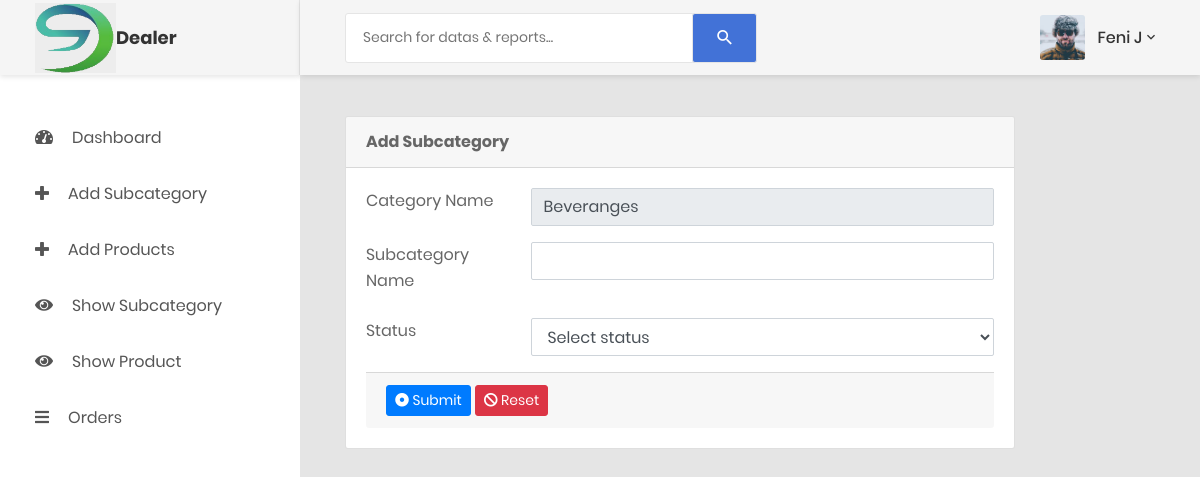
The page /ADMINDEALERSIDE/add_subcategory.php (signed in) on the database its author committed.
### tables this page shows
CREATE TABLE `tbl_dealer` (
  `DEALER_ID` int(11) NOT NULL,
  `DEALER_NAME` varchar(255) DEFAULT NULL,
  `DEALER_EMAIL` varchar(255) DEFAULT NULL,
  `DEALER_PASSWORD` varchar(255) DEFAULT NULL,
  `DEALER_CATEGORY` varchar(30) DEFAULT NULL,
  `DEALER_OTP` int(11) DEFAULT NULL,
  `DEALER_STATUS` char(1) DEFAULT NULL,
  `DEALER_PROFILE` varchar(255) NOT NULL
);

### ADMINDEALERSIDE/add_subcategory.php (the view, shortened to what this page needs)
<?php
include('includes/config.php');
if(strlen($_SESSION['alogin'])==0)
	{
header('location:login.php');
}
else{
?>
<!DOCTYPE html>
<html>
    <head>
    <?php include_once './includes/links.php'; ?>
    </head>
    <body><?php
        include_once './includes/header.php';
        include_once './includes/sidebar.php';
        ?>
        <div class="main-content">
                <div class="section__content section__content--p30">
                    <div class="container-fluid">
                        <div class="row">
                            <div class="col-lg-10">
                                <div class="card">
                                    <div class="card-header">
                                        <strong>Add Subcategory</strong>
                                    </div>
                                    <div class="card-body card-block">
                                        <form method="post"  class="form-horizontal">
                                        <div class="row form-group">
                                                <div class="col col-md-3">
                                                    <label for="text-input" class=" form-control-label">Category Name</label>
                                                </div>
                                                <div class="col-12 col-md-9">
                                                    <?php $u=$_SESSION['alogin']; $query=mysqli_query($con,"select * from tbl_dealer where DEALER_EMAIL='$u'");
                                                    while($row=mysqli_fetch_array($query))
                                                    {?>
                                                        <input type="text" value="<?php echo htmlentities($row['DEALER_CATEGORY']);?>" name="category" class="form-control" readonly="true">
                                                    <?php } ?>
                                                </div>
                                        </div>
                                        <div class="row form-group">
                                                <div class="col col-md-3">
                                                    <label for="textarea-input" class=" form-control-label">Subcategory Name</label>
                                                </div>
                                                <div class="col-12 col-md-9">
                                                    <input type="text" id="text-input" name="subcategory"  class="form-control">
                                                </div>
                                        </div>
                                        <div class="row form-group">
                                                <div class="col col-md-3">
                                                    <label for="text-input" class=" form-control-label">Status</label>
                                                </div>
                                                <div class="col-12 col-md-9">
                                                    <select name="status" class="form-control"  required>
                                                    <option value="">Select status</option>
                                                    </select>
                                                </div>
                                        </div>
                                        <div class="card-footer">
                                            <button type="submit" class="btn btn-primary btn-sm" name="submit">
                                            <i class="fa fa-dot-circle-o"></i> Submit
                                        </button>
                                            <button type="reset" class="btn btn-danger btn-sm" name="reset">
                                            <i class="fa fa-ban"></i> Reset
                                        </button>
                                        </div></form>
                                    </div>
                                </div>
                            </div>
                        </div>
</div>
	</div>
                    </div>
		</div>
    </body>
</html>
<?php } ?>

### ADMINDEALERSIDE/includes/header.php (shortened to what this page needs)
<?php $b=$_SESSION['name'];
if($b=='ADMIN'){ ?>
<div class="page-container">
            <header class="header-desktop">
                <div class="section__content section__content--p30">
                    <div class="container-fluid">
                        <div class="header-wrap">
                            <form class="form-header" action="" method="POST">
                                <input class="au-input au-input--xl" type="text" style="height: 50px;" name="search" placeholder="Search for datas &amp; reports..." />
                                <button class="au-btn--submit" type="submit">
                                    <i class="zmdi zmdi-search"></i>
                                </button>
                            </form>
                            <div class="header-button">
                                <div class="account-wrap">
                                    <div class="account-item clearfix js-item-menu">
                                        <div class="image">
                                            <?php  $query = mysqli_query($con, "select * from tbl_admin where ADMIN_EMAIL='" . $_SESSION['alogin'] . "'");
                                                $row=  mysqli_fetch_array($query);
                                            ?>
                                            <img src="profileimagesADMIN/<?php echo htmlentities($row['ADMIN_ID']);?>/<?php echo htmlentities($row['ADMIN_PROFILE']);?>" alt="<?php $u=$_SESSION['name']; echo '"$u"'; ?>" />
                                        </div>
                                        <div class="content">
                                            <a class="js-acc-btn" href="#" style="text-decoration: none;"><?php $u=$_SESSION['name']; echo "$u"; ?></a>
                                        </div>
                                        <div class="account-dropdown js-dropdown">
                                            <div class="info clearfix">
                                                <div class="image">
                                                    <a href="#" style="text-decoration: none;">
                                                        <img src="profileimagesADMIN/<?php echo htmlentities($row['ADMIN_ID']);?>/<?php echo htmlentities($row['ADMIN_PROFILE']);?>" alt="<?php $u=$_SESSION['alogin']; echo '".$u."'; ?>" />
                                                    </a>
                                                </div>
                                                <div class="content">
                                                    <h5 class="name">
                                                        <a href="#" style="text-decoration: none;"><?php $u=$_SESSION['alogin']; if($u=="groceryshoppingsurat@gmail.com"){echo "Admin";}else{ echo "Dealer";}?></a>
                                                    </h5>
                                                    <span class="email"><?php $u=$_SESSION['alogin']; echo "$u"; ?></span>
                                                </div>
                                            </div>
                                            <div class="account-dropdown__body">
                                                <div class="account-dropdown__item">
                                                    <a href="admin_account.php"style="text-decoration: none;">
                                                        <i class="zmdi zmdi-account"></i>Account</a>
                                                </div>
                                                <div class="account-dropdown__item">
                                                    <a href="reset_password_admin.php" style="text-decoration: none;">
                                                        <i class="zmdi zmdi-key"></i>
                                                        <?php echo "   "; ?>Reset Password</a>
                                                </div>
                                            </div>
                                            <div class="account-dropdown__footer">
                                                <a href="logout.php" style="text-decoration: none;">
                                                    <i class="zmdi zmdi-power"></i>Logout</a>
                                            </div>
                                        </div>
                                    </div>
                                </div>
                            </div>
                        </div>
                    </div>
                </div>
            </header>
            <?php } else{ ?>
            <div class="page-container">
            <header class="header-desktop">
                <div class="section__content section__content--p30">
                    <div class="container-fluid">
                        <div class="header-wrap">
                            <form class="form-header" action="" method="POST">
                                <input class="au-input au-input--xl" type="text" style="height: 50px;" name="search" placeholder="Search for datas &amp; reports..." />
                                <button class="au-btn--submit" type="submit">
                                    <i class="zmdi zmdi-search"></i>
                                </button>
                            </form>
                            <div class="header-button">
                                <div class="account-wrap">
                                    <div class="account-item clearfix js-item-menu">
                                        <div class="image">
                                            <?php  $query = mysqli_query($con, "select * from tbl_dealer where DEALER_EMAIL='" . $_SESSION['alogin'] . "'");
                                                $row=  mysqli_fetch_array($query);
                                            ?>
                                            <img src="profileimagesDEALER/<?php echo htmlentities($row['DEALER_ID']);?>/<?php echo htmlentities($row['DEALER_PROFILE']);?>" alt="<?php $u=$_SESSION['name']; echo '"$u"'; ?>" />
                                        </div>
                                        <div class="content">
                                            <a class="js-acc-btn" href="#"><?php $u=$_SESSION['name']; echo "$u"; ?></a>
                                        </div>
                                    </div>
                                </div>
                            </div>
                        </div>
                    </div>
                </div>
            </header>
            <?php } ?>

### rows shown on the page
tbl_dealer: DEALER_PROFILE (picture), category "Beveranges"

### other values the page prints
$u "Feni J"
